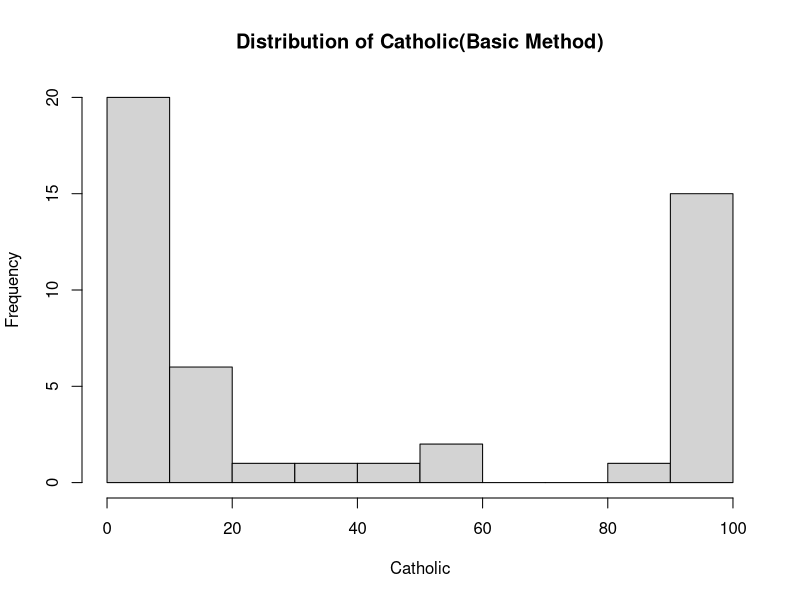
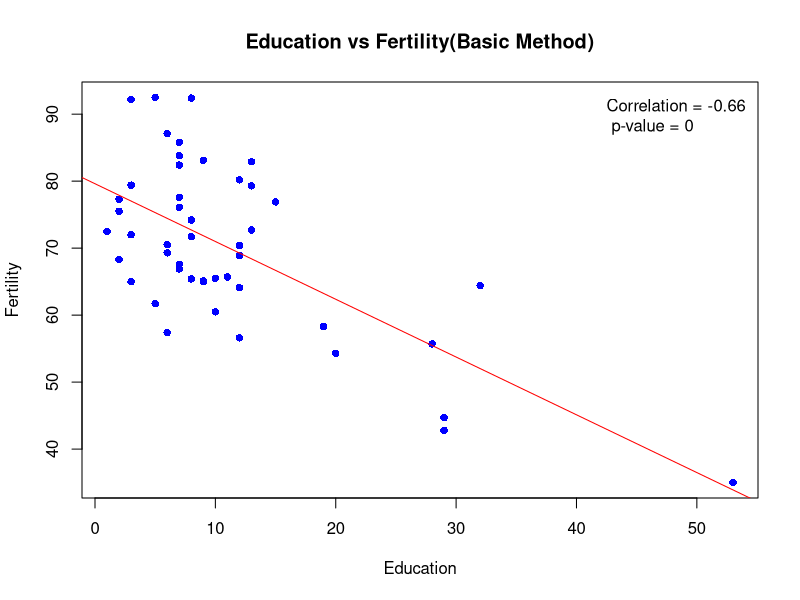
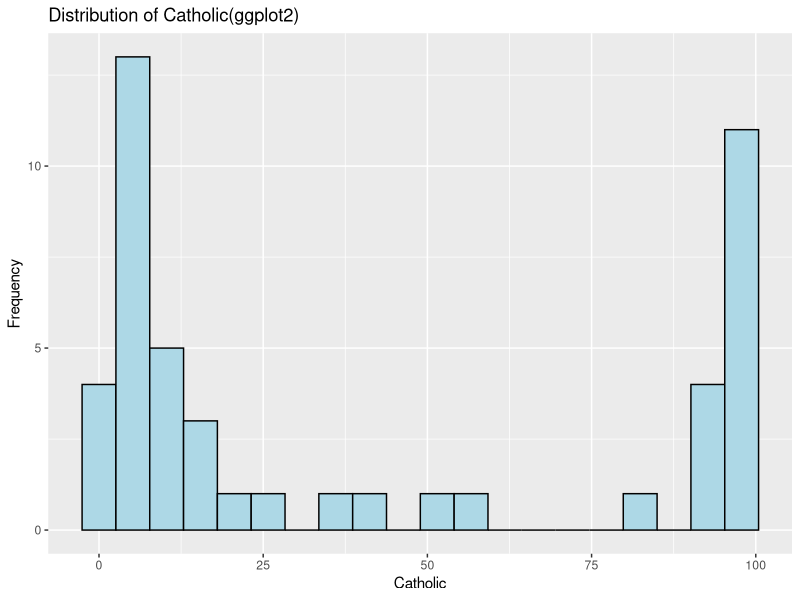
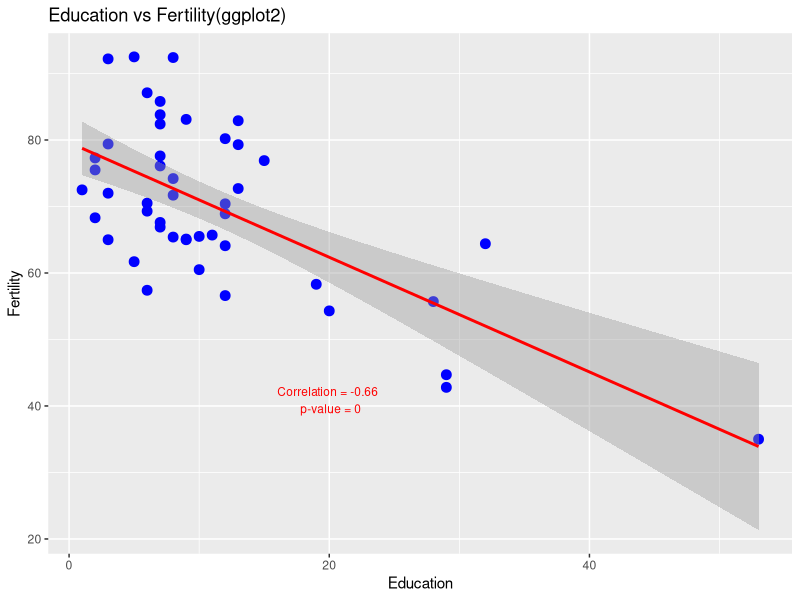
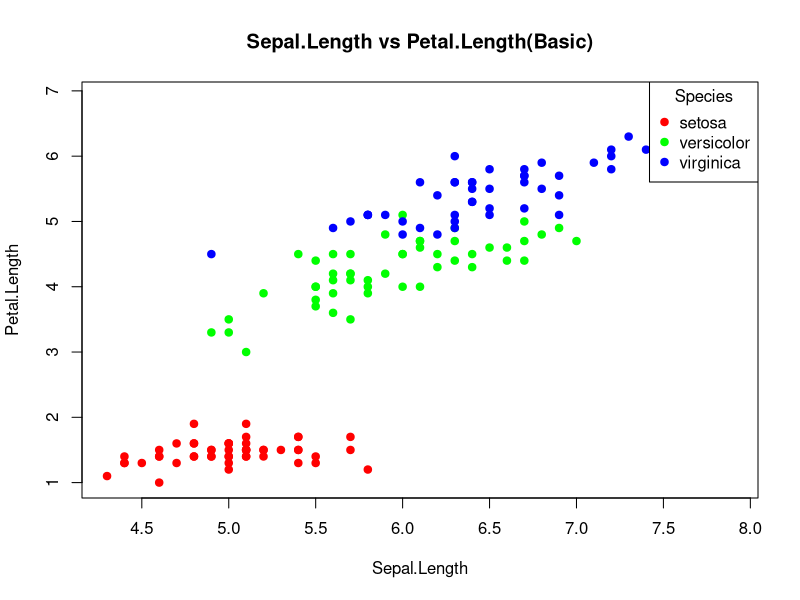
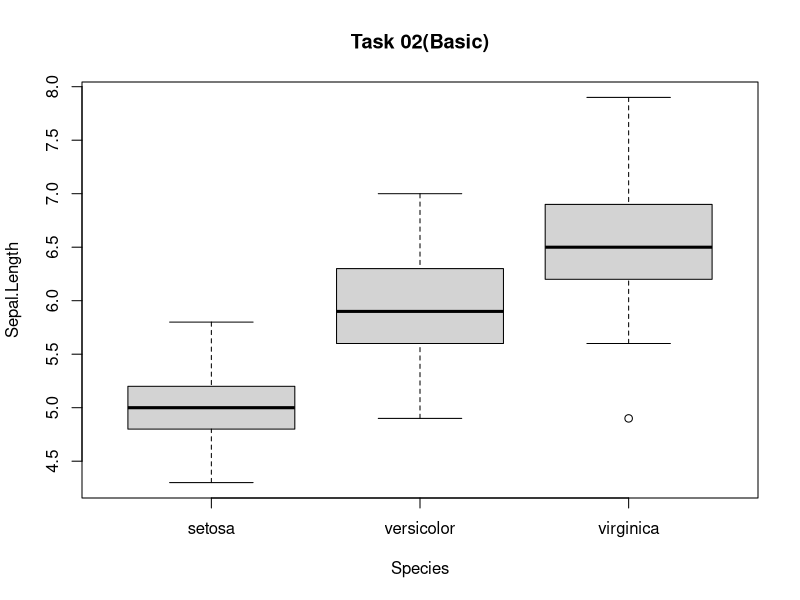
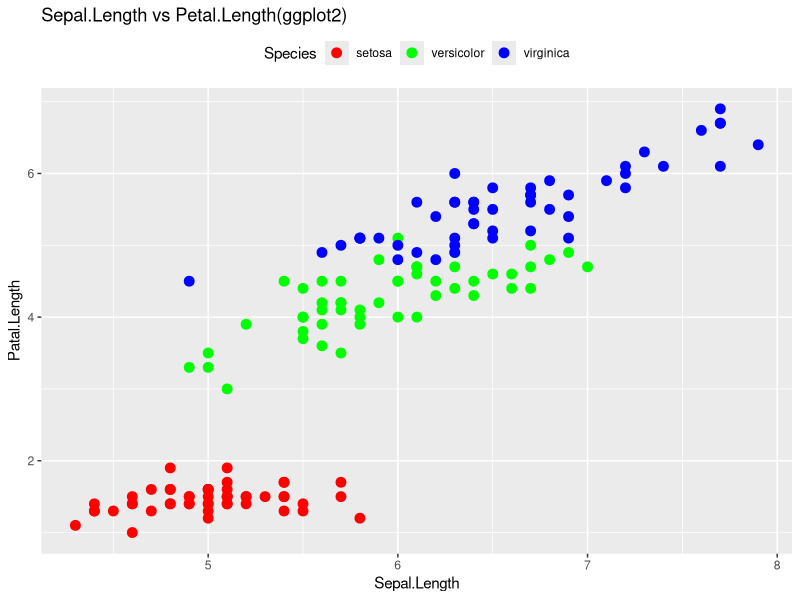
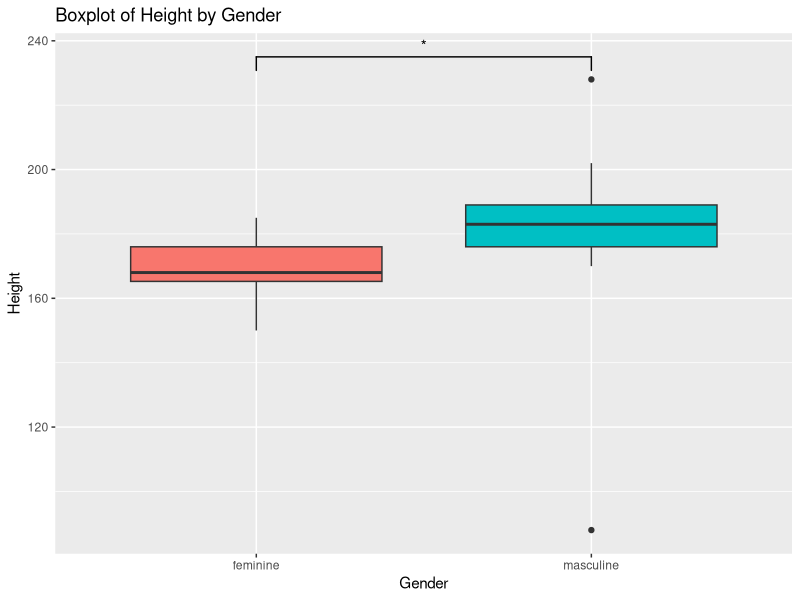

R code for these plots, in order:
## ---- chunk 1
Sys.info()[["user"]]
Sys.getenv("HOME")
## ---- chunk 2
## 代码写这里，并运行；
library(ggplot2)
data(swiss)

# Basic
# Task 01
  hist(
    swiss$Catholic, 
    main="Distribution of Catholic(Basic Method)", 
    xlab="Catholic")

# Task 02
# Plotting Scatter Plots
plot(
  swiss$Education, 
  swiss$Fertility, 
  main = "Education vs Fertility(Basic Method)",
  xlab = "Education",
  ylab = "Fertility", 
  pch = 16, 
  col = "blue")

# Adding a linear regression line
abline(
  lm(swiss$Fertility ~ swiss$Education),
  col = "red")

# Add correlation coefficients and p-values
cor_val =
  cor(swiss$Fertility, 
      swiss$Education)
p_val =
  cor.test(swiss$Fertility, 
           swiss$Education)$p.value
legend(
  "topright", 
  legend = paste("Correlation =", 
                 round(cor_val, 2), 
                 "\n", "p-value =",
                 round(p_val, 4)), 
  bty = "n", 
  col = "red")

# ggplot2
# Task 01
ggplot(
  swiss, 
  aes(x = Catholic)) +
  geom_histogram(
    fill = "lightblue", 
    color = "black",
    bins = 20) +
  labs(
    title = "Distribution of Catholic(ggplot2)", 
    x = "Catholic", 
    y = "Frequency")

# Task 02
# 使用 ggplot2 绘制散点图
ggplot(
  swiss, 
  aes(x = Education, 
      y = Fertility)) +
  geom_point(
    color = "blue",
    size = 3) +
  geom_smooth(
    method = "lm",
    color = "red") +
  labs(
    title = "Education vs Fertility(ggplot2)", 
    x = "Education", 
    y = "Fertility") +
  annotate(
    "text",
    x = 20, 
    y = 35, 
    label = 
      paste(
        "Correlation =", 
        round(cor_val, 2),
        "\n", 
        "p-value =", 
        round(p_val, 4)),
    color = "red",
    vjust = -1, 
    size = 3)

## ---- chunk 3
## 代码写这里，并运行；
data(iris)
library(ggplot2)

# Basic
# Task 01
colors =
  c("setosa" = "red",
    "versicolor" = "green",
    "virginica" = "blue")
plot(
  iris$Sepal.Length,
  iris$Petal.Length,
  pch = 19,
  col = colors[iris$Species],
  xlab = "Sepal.Length",
  ylab = "Petal.Length",
  main = "Sepal.Length vs Petal.Length(Basic)"
)
legend(
  "topright",
  legend = levels(iris$Species),
  col = colors,
  pch = 19,
  title = "Species"
)

# Task 02
boxplot(
  Sepal.Length ~ Species,
  data = iris,
  xlab = "Species",
  ylab = "Sepal.Length",
  main = "Task 02(Basic)"
)


# ggplot
# Task 01
ggplot(
  iris,
  aes(
    x = Sepal.Length,
    y = Petal.Length,
    color = Species
  )
) +
  geom_point(size = 3) +
  labs(
    title = 
      "Sepal.Length vs Petal.Length(ggplot2)",
    x = "Sepal.Length",
    y = "Patal.Length"
  ) +
  scale_color_manual(
    values = 
      c("setosa" = "red",
        "versicolor" = "green",
        "virginica" = "blue")
  ) +
  theme(
    legend.position = "top"
  )
## ---- chunk 4
## 代码写这里，并运行；
library(ggplot2)
library(tidyverse)
library(ggsignif)

# Load the data
data("starwars")
starwars_filtered = 
  na.omit(starwars)

# Initializing the plot
# Ignore 'NA' in "height"
p1 =
  ggplot(
    starwars_filtered,
    aes(
      x = gender,
      y = height,
      fill = gender
    )
  ) +
  geom_boxplot() +
  labs(
    title = "Boxplot of Height by Gender",
    x = "Gender",
    y = "Height"
  ) +
  theme(
    legend.position = "none"
  )

# Calculate height
p1_with_signif =
  p1 +
  geom_signif(
    comparisons = 
      list(
        c("feminine", "masculine")
      ),
    map_signif_level = TRUE
  )

# Save it
p1 = p1_with_signif

print(p1)
## ---- chunk 5
## 代码写这里，并运行；
library(ggplot2)

# Draw the plot
p2 =
  ggplot(
    iris, 
    aes(
      x = Sepal.Length, 
      y = Sepal.Width, 
      color = Species
    )
  ) +
  geom_density2d() +
  geom_point(
    aes(color = Species), 
    size = 2, 
    alpha = 0.6) +
  labs(
    title = "Density Plot of Sepal.Length vs Sepal.Width by Species", 
    x = "Sepal.Length", 
    y = "Sepal.Width"
  ) +
  theme(
    legend.title = element_blank()
  )

print(p2)

## ---- chunk 6
## 代码写这里，并运行；
# 加载 ggplot2
library(ggplot2)

# 创建 facet 图形
p3 <- ggplot(mtcars, aes(x = wt, y = mpg)) +
  geom_point() +
  geom_smooth() +
  labs(title = "Relationship between wt and mpg by cyl", x = "wt", y = "mpg") +
  theme(legend.title = element_blank()) +
  facet_wrap(. ~ cyl,
             ncol = 2,
             dir = "h",
             scales = "free",
             drop = FALSE)

# 保存图形结果到变量 p3
p3

## ---- chunk 7
## 代码写这里，并运行；
# 导入 ggplot2 和 dplyr 包
library(ggplot2)
library(dplyr)

data(mtcars)

# Add a column to save row names
mtcars_named =
  mtcars %>% rownames_to_column(var = "car_name")

# Sorted data
mtcars_arranged =
  mtcars_named %>%
  arrange(cyl, mpg)

# Factors for changing line names
mtcars_arranged$car_name =
  factor(mtcars_arranged$car_name, levels = mtcars_arranged$car_name)

# Calculate the rotation angle for each line name
mtcars_arranged =
  mtcars_arranged %>%
  mutate(id = row_number(),
         angle = 90 - 360 * (id - 0.5) / n())

# Creating a Coordinate Chart
p4 =
  ggplot(mtcars_arranged, aes(x = car_name, y = mpg, fill = factor(cyl))) +
  geom_bar(stat = "identity") +
  coord_polar(theta = "x") + 
  # scale_x_discrete(labels = mtcars_arranged$car_name) +
  # theme(axis.title.x = element_text(angle = (mtcars_arranged$angle))) +
  labs(title = "Pie Chart of mpg by cyl")


# Save to p4
p4

## ---- chunk 8
## 代码写这里，并运行；
library(ggplot2)
library(cowplot)

# 将 p2 和 p3 组合在一起
combined_p2_p3 =
  plot_grid(p2,p3,nrow = 2, align = "v", axis = "l")
print(combined_p2_p3)

# 使用 ggdraw 组合 p1 和 combined_p2_p3

combined_plot =
  plot_grid(p1, combined_p2_p3, rel_widths = c(2.5,4))

ggdraw(combined_plot)

# 显示最终的组合图
print(combined_plot)

## ---- chunk 9
## 代码写这里，并运行；
library(gridExtra)
library(cowplot)

plot_grid(p1, p2, p4, lables = c("A", "B", "C"),ncol = 2,nrow = 2)
## ---- chunk 10
## 代码写这里，并运行；
library(patchwork)
## ---- chunk 11
## 代码写这里，并运行；
library(lattice)
